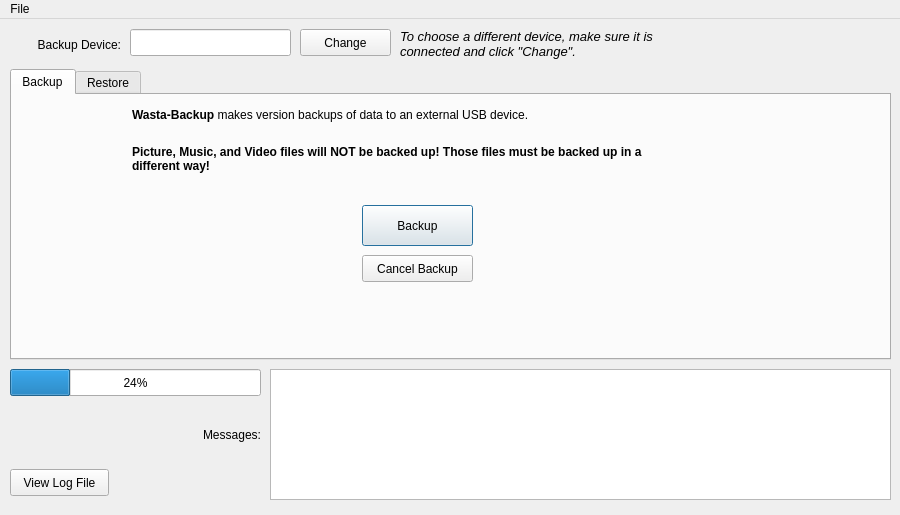
<?xml version="1.0" encoding="UTF-8"?>
<ui version="4.0">
 <class>MainWindow</class>
 <widget class="QMainWindow" name="MainWindow">
  <property name="geometry">
   <rect>
    <x>0</x>
    <y>0</y>
    <width>900</width>
    <height>515</height>
   </rect>
  </property>
  <property name="windowTitle">
   <string>MainWindow</string>
  </property>
  <widget class="QWidget" name="centralWidget">
   <widget class="QPushButton" name="changeDeviceButton">
    <property name="geometry">
     <rect>
      <x>300</x>
      <y>10</y>
      <width>91</width>
      <height>27</height>
     </rect>
    </property>
    <property name="text">
     <string>Change</string>
    </property>
   </widget>
   <widget class="QLineEdit" name="targetDeviceDisp">
    <property name="geometry">
     <rect>
      <x>130</x>
      <y>10</y>
      <width>161</width>
      <height>27</height>
     </rect>
    </property>
    <property name="readOnly">
     <bool>true</bool>
    </property>
   </widget>
   <widget class="QLabel" name="label">
    <property name="geometry">
     <rect>
      <x>10</x>
      <y>15</y>
      <width>111</width>
      <height>21</height>
     </rect>
    </property>
    <property name="text">
     <string>Backup Device:</string>
    </property>
    <property name="alignment">
     <set>Qt::AlignRight|Qt::AlignTrailing|Qt::AlignVCenter</set>
    </property>
   </widget>
   <widget class="QLabel" name="label_4">
    <property name="geometry">
     <rect>
      <x>400</x>
      <y>10</y>
      <width>271</width>
      <height>51</height>
     </rect>
    </property>
    <property name="font">
     <font>
      <pointsize>10</pointsize>
      <italic>true</italic>
     </font>
    </property>
    <property name="text">
     <string>To choose a different device, make sure it is connected and click &quot;Change&quot;.</string>
    </property>
    <property name="alignment">
     <set>Qt::AlignLeading|Qt::AlignLeft|Qt::AlignTop</set>
    </property>
    <property name="wordWrap">
     <bool>true</bool>
    </property>
   </widget>
   <widget class="QTabWidget" name="backupRestoreWidget">
    <property name="enabled">
     <bool>true</bool>
    </property>
    <property name="geometry">
     <rect>
      <x>10</x>
      <y>50</y>
      <width>881</width>
      <height>291</height>
     </rect>
    </property>
    <property name="tabPosition">
     <enum>QTabWidget::North</enum>
    </property>
    <property name="currentIndex">
     <number>0</number>
    </property>
    <property name="documentMode">
     <bool>false</bool>
    </property>
    <property name="tabsClosable">
     <bool>false</bool>
    </property>
    <widget class="QWidget" name="backupTab">
     <attribute name="title">
      <string>Backup</string>
     </attribute>
     <widget class="QPushButton" name="backupButton">
      <property name="geometry">
       <rect>
        <x>350</x>
        <y>110</y>
        <width>111</width>
        <height>41</height>
       </rect>
      </property>
      <property name="text">
       <string>Backup</string>
      </property>
      <property name="default">
       <bool>true</bool>
      </property>
     </widget>
     <widget class="QLabel" name="label_11">
      <property name="geometry">
       <rect>
        <x>120</x>
        <y>10</y>
        <width>561</width>
        <height>21</height>
       </rect>
      </property>
      <property name="text">
       <string>&lt;html&gt;&lt;head/&gt;&lt;body&gt;&lt;p&gt;&lt;span style=&quot; font-weight:600;&quot;&gt;Wasta-Backup&lt;/span&gt; makes version backups of data to an external USB device.&lt;/p&gt;&lt;/body&gt;&lt;/html&gt;</string>
      </property>
     </widget>
     <widget class="QLabel" name="backupIncludeLabel">
      <property name="geometry">
       <rect>
        <x>120</x>
        <y>50</y>
        <width>531</width>
        <height>51</height>
       </rect>
      </property>
      <property name="text">
       <string>&lt;html&gt;&lt;head/&gt;&lt;body&gt;&lt;p&gt;&lt;span style=&quot; font-weight:600;&quot;&gt;Picture, Music, and Video files will NOT be backed up! Those files must be backed up in a different way!&lt;/span&gt;&lt;/p&gt;&lt;/body&gt;&lt;/html&gt;</string>
      </property>
      <property name="textFormat">
       <enum>Qt::RichText</enum>
      </property>
      <property name="alignment">
       <set>Qt::AlignLeading|Qt::AlignLeft|Qt::AlignTop</set>
      </property>
      <property name="wordWrap">
       <bool>true</bool>
      </property>
     </widget>
     <widget class="QPushButton" name="cancelBackupButton">
      <property name="geometry">
       <rect>
        <x>350</x>
        <y>160</y>
        <width>111</width>
        <height>27</height>
       </rect>
      </property>
      <property name="text">
       <string>Cancel Backup</string>
      </property>
     </widget>
    </widget>
    <widget class="QWidget" name="restoreTab">
     <attribute name="title">
      <string>Restore</string>
     </attribute>
     <widget class="QFrame" name="restTypeFrame">
      <property name="geometry">
       <rect>
        <x>10</x>
        <y>10</y>
        <width>221</width>
        <height>231</height>
       </rect>
      </property>
      <property name="frameShape">
       <enum>QFrame::StyledPanel</enum>
      </property>
      <property name="frameShadow">
       <enum>QFrame::Raised</enum>
      </property>
      <widget class="QRadioButton" name="restoreAllRadio">
       <property name="geometry">
        <rect>
         <x>10</x>
         <y>140</y>
         <width>211</width>
         <height>22</height>
        </rect>
       </property>
       <property name="text">
        <string>Restore ALL Backup Data</string>
       </property>
      </widget>
      <widget class="QRadioButton" name="restoreDelRadio">
       <property name="geometry">
        <rect>
         <x>10</x>
         <y>90</y>
         <width>211</width>
         <height>22</height>
        </rect>
       </property>
       <property name="text">
        <string>Restore Deleted File</string>
       </property>
      </widget>
      <widget class="QLabel" name="label_8">
       <property name="geometry">
        <rect>
         <x>50</x>
         <y>110</y>
         <width>141</width>
         <height>16</height>
        </rect>
       </property>
       <property name="text">
        <string>or Folder</string>
       </property>
      </widget>
      <widget class="QRadioButton" name="restorePrevRadio">
       <property name="geometry">
        <rect>
         <x>10</x>
         <y>40</y>
         <width>211</width>
         <height>22</height>
        </rect>
       </property>
       <property name="text">
        <string>Restore Previous Version</string>
       </property>
       <property name="checked">
        <bool>true</bool>
       </property>
       <property name="autoRepeat">
        <bool>false</bool>
       </property>
      </widget>
      <widget class="QLabel" name="label_6">
       <property name="geometry">
        <rect>
         <x>50</x>
         <y>60</y>
         <width>141</width>
         <height>16</height>
        </rect>
       </property>
       <property name="text">
        <string>of File or Folder</string>
       </property>
      </widget>
      <widget class="QLabel" name="label_7">
       <property name="geometry">
        <rect>
         <x>10</x>
         <y>10</y>
         <width>131</width>
         <height>17</height>
        </rect>
       </property>
       <property name="font">
        <font>
         <weight>75</weight>
         <bold>true</bold>
        </font>
       </property>
       <property name="text">
        <string>Restore what?</string>
       </property>
      </widget>
     </widget>
     <widget class="QStackedWidget" name="restorePageWidget">
      <property name="geometry">
       <rect>
        <x>240</x>
        <y>0</y>
        <width>631</width>
        <height>251</height>
       </rect>
      </property>
      <property name="currentIndex">
       <number>2</number>
      </property>
      <widget class="QWidget" name="restorePrevPage">
       <widget class="QLabel" name="prevDateTimeLabel">
        <property name="geometry">
         <rect>
          <x>0</x>
          <y>80</y>
          <width>131</width>
          <height>41</height>
         </rect>
        </property>
        <property name="text">
         <string>Restore previous version from:</string>
        </property>
        <property name="alignment">
         <set>Qt::AlignLeading|Qt::AlignLeft|Qt::AlignTop</set>
        </property>
        <property name="wordWrap">
         <bool>true</bool>
        </property>
       </widget>
       <widget class="QLabel" name="prevItemLabel">
        <property name="geometry">
         <rect>
          <x>0</x>
          <y>15</y>
          <width>121</width>
          <height>21</height>
         </rect>
        </property>
        <property name="text">
         <string>File to Restore:</string>
        </property>
        <property name="alignment">
         <set>Qt::AlignRight|Qt::AlignTrailing|Qt::AlignVCenter</set>
        </property>
       </widget>
       <widget class="QLineEdit" name="prevItem">
        <property name="geometry">
         <rect>
          <x>130</x>
          <y>10</y>
          <width>411</width>
          <height>27</height>
         </rect>
        </property>
        <property name="readOnly">
         <bool>true</bool>
        </property>
       </widget>
       <widget class="QPushButton" name="selectPrevItemButton">
        <property name="geometry">
         <rect>
          <x>550</x>
          <y>10</y>
          <width>81</width>
          <height>27</height>
         </rect>
        </property>
        <property name="text">
         <string>Select</string>
        </property>
       </widget>
       <widget class="QComboBox" name="prevListCombo">
        <property name="geometry">
         <rect>
          <x>130</x>
          <y>90</y>
          <width>251</width>
          <height>27</height>
         </rect>
        </property>
       </widget>
       <widget class="Line" name="line_2">
        <property name="geometry">
         <rect>
          <x>10</x>
          <y>60</y>
          <width>601</width>
          <height>16</height>
         </rect>
        </property>
        <property name="orientation">
         <enum>Qt::Horizontal</enum>
        </property>
       </widget>
       <widget class="QRadioButton" name="prevFileRadio">
        <property name="geometry">
         <rect>
          <x>130</x>
          <y>40</y>
          <width>61</width>
          <height>22</height>
         </rect>
        </property>
        <property name="text">
         <string>File</string>
        </property>
        <property name="checked">
         <bool>true</bool>
        </property>
       </widget>
       <widget class="QRadioButton" name="prevFolderRadio">
        <property name="geometry">
         <rect>
          <x>200</x>
          <y>40</y>
          <width>81</width>
          <height>22</height>
         </rect>
        </property>
        <property name="text">
         <string>Folder</string>
        </property>
       </widget>
      </widget>
      <widget class="QWidget" name="restoreDelPage">
       <widget class="QListWidget" name="delList">
        <property name="geometry">
         <rect>
          <x>130</x>
          <y>60</y>
          <width>341</width>
          <height>191</height>
         </rect>
        </property>
       </widget>
       <widget class="QLabel" name="delListLabel">
        <property name="geometry">
         <rect>
          <x>0</x>
          <y>70</y>
          <width>121</width>
          <height>171</height>
         </rect>
        </property>
        <property name="text">
         <string>&lt;html&gt;&lt;head/&gt;&lt;body&gt;&lt;p&gt;Select Deleted Files or Folders to Restore:&lt;/p&gt;&lt;p&gt;&lt;span style=&quot; font-size:10pt; font-style:italic;&quot;&gt;(use ctrl + click to select more than 1 item to restore)&lt;/span&gt;&lt;/p&gt;&lt;/body&gt;&lt;/html&gt;</string>
        </property>
        <property name="alignment">
         <set>Qt::AlignLeading|Qt::AlignLeft|Qt::AlignTop</set>
        </property>
        <property name="wordWrap">
         <bool>true</bool>
        </property>
       </widget>
       <widget class="QLineEdit" name="delFolder">
        <property name="geometry">
         <rect>
          <x>170</x>
          <y>10</y>
          <width>371</width>
          <height>27</height>
         </rect>
        </property>
        <property name="readOnly">
         <bool>true</bool>
        </property>
       </widget>
       <widget class="QPushButton" name="selectDelFolderButton">
        <property name="geometry">
         <rect>
          <x>550</x>
          <y>10</y>
          <width>81</width>
          <height>27</height>
         </rect>
        </property>
        <property name="text">
         <string>Select</string>
        </property>
       </widget>
       <widget class="QLabel" name="delFolderLabel">
        <property name="geometry">
         <rect>
          <x>-20</x>
          <y>15</y>
          <width>181</width>
          <height>21</height>
         </rect>
        </property>
        <property name="text">
         <string>Folder of Deleted Item:</string>
        </property>
        <property name="alignment">
         <set>Qt::AlignRight|Qt::AlignTrailing|Qt::AlignVCenter</set>
        </property>
       </widget>
       <widget class="Line" name="line_3">
        <property name="geometry">
         <rect>
          <x>20</x>
          <y>40</y>
          <width>601</width>
          <height>16</height>
         </rect>
        </property>
        <property name="orientation">
         <enum>Qt::Horizontal</enum>
        </property>
       </widget>
      </widget>
      <widget class="QWidget" name="restoreAllPage">
       <widget class="QLabel" name="restoreAllLabel">
        <property name="enabled">
         <bool>true</bool>
        </property>
        <property name="geometry">
         <rect>
          <x>10</x>
          <y>10</y>
          <width>461</width>
          <height>101</height>
         </rect>
        </property>
        <property name="font">
         <font>
          <italic>true</italic>
         </font>
        </property>
        <property name="text">
         <string>&lt;html&gt;&lt;head/&gt;&lt;body&gt;&lt;p&gt;&lt;span style=&quot; font-weight:600;&quot;&gt;WARNING!&lt;/span&gt;&lt;/p&gt;&lt;p&gt;Restore ALL Backup Data is normally done &lt;span style=&quot; font-weight:600;&quot;&gt;only when transferring ALL Backup Data to a new computer.&lt;/span&gt;&lt;/p&gt;&lt;p&gt;Backup Data will replace data that is currently on the computer. &lt;/p&gt;&lt;/body&gt;&lt;/html&gt;</string>
        </property>
        <property name="alignment">
         <set>Qt::AlignLeading|Qt::AlignLeft|Qt::AlignTop</set>
        </property>
        <property name="wordWrap">
         <bool>true</bool>
        </property>
       </widget>
       <widget class="QCheckBox" name="restoreAllCheck">
        <property name="geometry">
         <rect>
          <x>10</x>
          <y>120</y>
          <width>161</width>
          <height>27</height>
         </rect>
        </property>
        <property name="text">
         <string>enable Restore ALL</string>
        </property>
       </widget>
       <widget class="Line" name="line_4">
        <property name="geometry">
         <rect>
          <x>10</x>
          <y>100</y>
          <width>461</width>
          <height>16</height>
         </rect>
        </property>
        <property name="orientation">
         <enum>Qt::Horizontal</enum>
        </property>
       </widget>
       <widget class="QComboBox" name="machineCombo">
        <property name="geometry">
         <rect>
          <x>270</x>
          <y>160</y>
          <width>151</width>
          <height>27</height>
         </rect>
        </property>
       </widget>
       <widget class="QComboBox" name="restUserCombo">
        <property name="geometry">
         <rect>
          <x>270</x>
          <y>190</y>
          <width>151</width>
          <height>27</height>
         </rect>
        </property>
       </widget>
       <widget class="QLabel" name="machineLabel">
        <property name="geometry">
         <rect>
          <x>50</x>
          <y>160</y>
          <width>211</width>
          <height>27</height>
         </rect>
        </property>
        <property name="text">
         <string>Machine to Restore Data From:</string>
        </property>
        <property name="alignment">
         <set>Qt::AlignRight|Qt::AlignTrailing|Qt::AlignVCenter</set>
        </property>
       </widget>
       <widget class="QLabel" name="restUserLabel">
        <property name="geometry">
         <rect>
          <x>80</x>
          <y>190</y>
          <width>181</width>
          <height>27</height>
         </rect>
        </property>
        <property name="text">
         <string>User to Restore Data From:</string>
        </property>
        <property name="alignment">
         <set>Qt::AlignRight|Qt::AlignTrailing|Qt::AlignVCenter</set>
        </property>
       </widget>
      </widget>
     </widget>
     <widget class="QPushButton" name="restoreButton">
      <property name="geometry">
       <rect>
        <x>720</x>
        <y>80</y>
        <width>151</width>
        <height>41</height>
       </rect>
      </property>
      <property name="text">
       <string>Restore</string>
      </property>
      <property name="default">
       <bool>true</bool>
      </property>
     </widget>
     <widget class="QPushButton" name="cancelRestoreButton">
      <property name="geometry">
       <rect>
        <x>720</x>
        <y>125</y>
        <width>151</width>
        <height>27</height>
       </rect>
      </property>
      <property name="text">
       <string>Cancel Restore</string>
      </property>
     </widget>
     <widget class="QPushButton" name="openRestoreFolderButton">
      <property name="geometry">
       <rect>
        <x>720</x>
        <y>190</y>
        <width>151</width>
        <height>27</height>
       </rect>
      </property>
      <property name="text">
       <string>Open Restore Folder</string>
      </property>
     </widget>
     <widget class="QPushButton" name="undoLastRestoreButton">
      <property name="geometry">
       <rect>
        <x>720</x>
        <y>220</y>
        <width>151</width>
        <height>27</height>
       </rect>
      </property>
      <property name="text">
       <string>Undo Last Restore</string>
      </property>
     </widget>
    </widget>
   </widget>
   <widget class="QProgressBar" name="progressBar">
    <property name="geometry">
     <rect>
      <x>10</x>
      <y>350</y>
      <width>251</width>
      <height>27</height>
     </rect>
    </property>
    <property name="value">
     <number>24</number>
    </property>
   </widget>
   <widget class="QTextBrowser" name="messageOutput">
    <property name="geometry">
     <rect>
      <x>270</x>
      <y>350</y>
      <width>621</width>
      <height>131</height>
     </rect>
    </property>
   </widget>
   <widget class="QLabel" name="label_10">
    <property name="geometry">
     <rect>
      <x>160</x>
      <y>405</y>
      <width>101</width>
      <height>21</height>
     </rect>
    </property>
    <property name="text">
     <string>Messages:</string>
    </property>
    <property name="alignment">
     <set>Qt::AlignRight|Qt::AlignTrailing|Qt::AlignVCenter</set>
    </property>
   </widget>
   <widget class="QPushButton" name="viewLogButton">
    <property name="geometry">
     <rect>
      <x>10</x>
      <y>450</y>
      <width>99</width>
      <height>27</height>
     </rect>
    </property>
    <property name="text">
     <string>View Log File</string>
    </property>
   </widget>
  </widget>
  <widget class="QMenuBar" name="menuBar">
   <property name="geometry">
    <rect>
     <x>0</x>
     <y>0</y>
     <width>900</width>
     <height>20</height>
    </rect>
   </property>
   <widget class="QMenu" name="menuFile">
    <property name="title">
     <string>File</string>
    </property>
    <widget class="QMenu" name="menuAdvanced">
     <property name="title">
      <string>Advanced...</string>
     </property>
     <widget class="QMenu" name="menuFile_Selection">
      <property name="title">
       <string>Backup File Selection</string>
      </property>
      <addaction name="actionBackupOnlyImportant"/>
     </widget>
     <addaction name="menuFile_Selection"/>
    </widget>
    <addaction name="actionAbout"/>
    <addaction name="menuAdvanced"/>
   </widget>
   <addaction name="menuFile"/>
  </widget>
  <action name="actionAbout">
   <property name="text">
    <string>About</string>
   </property>
  </action>
  <action name="actionBackupOnlyImportant">
   <property name="checkable">
    <bool>true</bool>
   </property>
   <property name="text">
    <string>Only Backup Important Files (Default)</string>
   </property>
   <property name="iconText">
    <string>Only Backup Important Files (Default)</string>
   </property>
   <property name="toolTip">
    <string>if unchecked, ALL files will be included in backup (be careful of available space on backup device!)</string>
   </property>
   <property name="statusTip">
    <string>if unchecked, ALL files will be included in backup (be careful of available space on backup device!)</string>
   </property>
   <property name="whatsThis">
    <string>if unchecked, ALL files will be included in backup (be careful of available space on backup device!)</string>
   </property>
  </action>
 </widget>
 <layoutdefault spacing="6" margin="11"/>
 <resources/>
 <connections/>
</ui>
